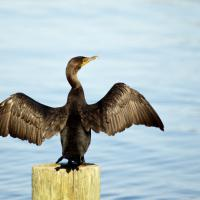
#> input picture PracticasTDI/P5/cormoran_rgb.jpg, 200 x 200 px
$ jupyter execute 5_Segmentation2.ipynb   (shell and % lines are left out)
#> lines starting #> are read from the running program, lines starting #| are printed output that depends on the picture; after the words box and inside, x2 and y2 are one past the last pixel; in counts of white or black regions, pixels touching at a corner belong together
### PracticasTDI/P5/colorspacefunctions.py
# -*- coding: utf-8 -*-
"""
Created on Sat May  1 10:27:05 2021

@author: anusk
"""
import numpy as np
import cv2
import matplotlib.pyplot as plt

def rgb2xyz(img):

    img = np.double(img)/255
    r,g,b = cv2.split(img)
    x = 0.4887180*r + 0.3106803*g + 0.2006017*b
    y = 0.1762044*r + 0.8129847*g + 0.0108109*b
    z = 0.0000000*r + 0.0102048*g + 0.9897952*b

    xyz =cv2.merge((x,y,z))

    return xyz, x, y, z

def rgb2lab76(rgb):

    xyz, x, y, z = rgb2xyz(rgb)

    l = np.zeros(x.shape, dtype = np.double)
    a = np.zeros(x.shape, dtype = np.double)
    b = np.zeros(x.shape, dtype = np.double)

    x0 = 0.4887180 + 0.3106803 + 0.2006017
    y0 = 0.1762044 + 0.8129847 + 0.0108109
    z0 = 0.0000000 + 0.0102048 + 0.9897952

    xn = x/x0
    yn = y/y0
    zn = z/z0

    id1 =  np.zeros(x.shape, dtype = np.bool_)
    id1[xn > (6/29)**3] = True
    id2 =  np.zeros(x.shape, dtype = np.bool_)
    id2[xn <= (6/29)**3] = True
    id3 =  np.zeros(x.shape, dtype = np.bool_)
    id3[np.logical_and(xn > (6/29)**3,yn > (6/29)**3)] = True
    id4 =  np.zeros(x.shape, dtype = np.bool_)
    id4[np.logical_and((xn > (6/29)**3), (yn <= (6/29)**3))] = True
    id5 =  np.zeros(x.shape, dtype = np.bool_)
    id5[np.logical_and((xn <= (6/29)**3), (yn > (6/29)**3))] = True
    id6 =  np.zeros(x.shape, dtype = np.bool_)
    id6[np.logical_and((xn <= (6/29)**3),(yn <= (6/29)**3))] = True
    id7 =  np.zeros(x.shape, dtype = np.bool_)
    id7[np.logical_and((yn > (6/29)**3), (zn > (6/29)**3))] = True
    id8 =  np.zeros(x.shape, dtype = np.bool_)
    id8[np.logical_and((yn > (6/29)**3), (zn <= (6/29)**3))] = True
    id9 =  np.zeros(x.shape, dtype = np.bool_)
    id9[np.logical_and((yn <= (6/29)**3), (zn > (6/29)**3))] = True
    id10 =  np.zeros(x.shape, dtype = np.bool_)
    id10[np.logical_and((yn <= (6/29)**3), (zn <= (6/29)**3))] = True

    t0a = (1/3)*((29/6)**2);
    t0b = 4/29;


    l[id1] = 116*(yn[id1]**(1/3))-16
    l[id2] = 116*(t0a*yn[id2]+t0b)-16

    a[id3] = 500*(xn[id3]**(1/3)-yn[id3]**(1/3))
    a[id4] = 500*(xn[id4]**(1/3)-(t0a*yn[id4]+t0b))
    a[id5] = 500*((t0a*xn[id5]+t0b)-yn[id5]**(1/3))
    a[id6] = 500*((t0a*xn[id6]+t0b)-(t0a*yn[id6]+t0b))


    b[id7] = 200*(yn[id7]**(1/3)-zn[id7]**(1/3))
    b[id8] = 200*(yn[id8]**(1/3)-(t0a*zn[id8]+t0b))
    b[id9] = 200*((t0a*yn[id9]+t0b)-zn[id9]**(1/3))
    b[id10] = 200*((t0a*yn[id10]+t0b)-(t0a*zn[id10]+t0b));

    lab =cv2.merge((l,a,b))
    return lab

# [5 lines that do not run on import are left out]

    #plt.figure('Segmented image')
    #plt.imshow(maximos, cmap='gray')

### PracticasTDI/P5/texturefilters.py
# -*- coding: utf-8 -*-
"""
Created on Mon May 18 10:59:52 2020

@author: anusk

This file contains the functions for two different texture filters.

stfilt: standar deviation filter
        input: uint8 gray scale image
        output : uint8 graysclae image

entropyfilt: entropy filter with padding of 9.
        input: uint8 gray scale image
        output : uint8 graysclae image
"""

import numpy as np
import copy
import cv2
from math import log, e

def rangefilt(img):

    EE = cv2.getStructuringElement(cv2.MORPH_RECT, (7,7))
    E = cv2.erode(img,EE,iterations = 1)
    D =cv2.dilate(img, EE)

    J = D-E
    return J


# [49 lines left out: functions entropy2, entropyfilt, not called in this run]


def stdfilt(img):

    img = img / 255.0

    h = np.ones((7,7))
    n = h.sum()
    n1 = n - 1
    c1 = cv2.filter2D(img**2, -1, h/n1, borderType=cv2.BORDER_REFLECT)
    c2 = cv2.filter2D(img, -1, h, borderType=cv2.BORDER_REFLECT)**2 / (n*n1)
    J = np.sqrt( np.maximum(c1-c2,0) )

    return J

### PracticasTDI/P5/5_Segmentation2.ipynb
# <center>Exercise 5</center>
## <center>Segmentation II</center>

In this exercise we will be using some methods of feature extraction to aid in the segmentation using unsupervised machine learning, specifically the algorithm [k-means](https://towardsdatascience.com/k-means-clustering-algorithm-applications-evaluation-methods-and-drawbacks-aa03e644b48a). We will be using the image 'cormoran.jpg'.

[cell 1]
import numpy as np
import cv2
import matplotlib.pyplot as plt
from mpl_toolkits.mplot3d import Axes3D
from sklearn.cluster import KMeans
from colorspacefunctions import rgb2lab76

import texturefilters as tf

1. Visual analysis of the image

Read and display the image 'cormoran.jpg'. What are the three distinct objects in the image? What characteristic best differentiates them?

[cell 2]
I = cv2.imread('cormoran_rgb.jpg')
#> I is the input picture: shape (200, 200, 3); mean B, G, R 191.1, 189.5, 175.2
I = cv2.cvtColor(I, cv2.COLOR_BGR2RGB)


plt.figure(1)
plt.imshow(I)
plt.axis('off')
plt.show()

Turn the image into gray scale and display its histogram. Could you use thresholding to separate the different objects in the image?

[cell 3]
Igray = cv2.imread('cormoran_rgb.jpg', 0)
#> Igray: shape (200, 200); min 0, max 253, mean 185.4

plt.figure(2)
plt.imshow(Igray, cmap = 'gray')
plt.axis('off')
plt.show()

plt.figure('Histogram')
plt.hist(Igray.ravel(),256,[0,256]);
plt.xlabel('Intensity')
plt.ylabel('Number of pixels')
plt.show()
#> figure, not shown here; tallest bar 1179 high, from x = 227 to 228

2. RGB characteristics and k-means

In this section we will try to use the different color components of the RGB image as characteristics for segmentation.

- First split the channels of the image

[cell 4]
I_R,I_G,I_B = cv2.split(I)

- Turn each channel into a vector of size (nrows*ncols, 1) using the function [np.reshape](https://numpy.org/doc/stable/reference/generated/numpy.reshape.html).

[cell 5]
nrows, ncols = I_B.shape
#> nrows = 200; ncols = 200

I_B_res = np.reshape(I_B, (nrows*ncols,1))
I_R_res = np.reshape(I_R, (nrows*ncols,1))
I_G_res = np.reshape(I_G, (nrows*ncols,1))
print(I_G_res.shape)
#| (40000, 1)

- Display in a 3d scatter plot all the data from the 3 vectors. Can you see any distinct group?

[Here](https://matplotlib.org/3.1.1/gallery/mplot3d/scatter3d.html) is the documentation on 3d scatter plot.

[cell 6]
fig = plt.figure('scatter plot')
ax = fig.add_subplot(111, projection='3d')

ax.scatter(I_R_res, I_G_res, I_B_res, c='r', marker='.')

ax.set_xlabel('R')
ax.set_ylabel('G')
ax.set_zlabel('B')

plt.show()

The space we displayed in the last segment is where we will apply k-means. Since we have three objects we will use k = 3, that means we will have 3 randomized centroids.

To implement this algorithm we will be using [Kmeans](https://scikit-learn.org/stable/modules/generated/sklearn.cluster.KMeans.html) from sklearn.cluster, it should be in the cell with the imported libraries. We will be using the method fit_predict which asigns a label to each pixel according to the cluster assigned to them.

First concatenate the three vectors of the different components, you should get a matrix of size (nrows* ncols, 3). We will be using two commands to make it easier, the code should look like this:

<code>kmeans = KMeans()
prediction = kmeans.fit_predict()
</code>

In KMeans leave every value as its default except the number of clusters. The input for fit_predict should be the matrix with the concatenated vectors.

Now we will display scatter plot from last section adding the centroids in their positions after applying the algorithm. To access the positions of the cluster centers use the method kmeans.cluster_centers, the output of this method is an array with the coordinates of each center.

<code>First_cluster = kmeans.cluster_centers_[:, 0]
</code>

In the scatter plot, paint the dots representing the centers a different color and make them bigger so they are easier to spot.

[cell 7]
I_res = np.concatenate((I_R_res,I_G_res, I_B_res),axis=1)
print(I_res.shape)
#| (40000, 3)


kmeans = KMeans(n_clusters=3)
pred_y = kmeans.fit_predict(I_res)
print(kmeans.cluster_centers_)

fig = plt.figure('scatter plot +kmeans')
ax2 = fig.add_subplot(111, projection='3d')

ax2.scatter(I_R_res, I_G_res, I_B_res, c='r', marker='.')

ax2.set_xlabel('R')
ax2.set_ylabel('G')
ax2.set_zlabel('B')

ax2.scatter(kmeans.cluster_centers_[:, 0], kmeans.cluster_centers_[:, 1], kmeans.cluster_centers_[:, 2], s=1000, c='blue')
plt.show()

To see the actual segmentation of the image we will use the method kmeans.labels_, this creates a vectors size (nrows* ncols, 1) with the number of the cluster assigned to each pixel in the image. To display it as an image in false color (as we did in the last exercise with the labeled image) we have to return this vector to the original shape of the image.

Now display this labeled image, no colormap necessary.

[Answer cell](#rgb)

[cell 8]
eti =kmeans.labels_
print(eti.shape)

pixel_labels = np.reshape(eti, (nrows, ncols))
print(pixel_labels)
#> (printed output is left out)

plt.figure('I labeled')
plt.imshow(pixel_labels)
plt.axis('off')
plt.show()

3. ab chromatic characteristics

In RGB the color information is distributed along the three components, in other color representations this is not the case, the chromatic and achromatic information are separate. For this section we will be using the [Lab](https://www.xrite.com/blog/lab-color-space) space where the L represents the achromatic information (lightnes) and ab the chromatic information. We will be applying kmean over the chromatic components.

First use the function rgb2lab76 that comes with the exercise. Now like we did previously with the RGB components split them and reshape the ab components into two vectors of shape (nrows* ncols, 1). Display this two vectors as a 2d scatterplot.

[cell 9]
Lab_Im = rgb2lab76(I)
#> in rgb2lab76, `l[id2] = 116*(t0a*yn[id2]+t0b)-16`: l: shape (200, 200) float64; min -6.74, max 99.91, mean 86.1
#> in rgb2lab76, `a[id4] = 500*(xn[id4]**(1/3)-(t0a*yn[id4]+t0b))`:
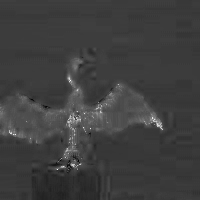
#> a: shape (200, 200) float64; min -19.78, max 49.39, mean -2.6; drawn with min black and max white
#> in rgb2lab76, `a[id5] = 500*((t0a*xn[id5]+t0b)-yn[id5]**(1/3))`: a: shape (200, 200) float64; 0.02% of pixels changed, all inside (x1, y1, x2, y2) = (47, 107, 80, 169)
#> in rgb2lab76, `a[id6] = 500*((t0a*xn[id6]+t0b)-(t0a*yn[id6]+t0b))`: a: shape (200, 200) float64; min -30.2, max 49.39, mean -2.6
#> in rgb2lab76, `b[id8] = 200*(yn[id8]**(1/3)-(t0a*zn[id8]+t0b))`:
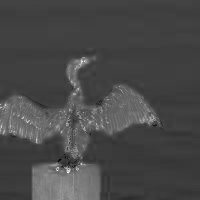
#> b: shape (200, 200) float64; min -36.53, max 93.98, mean 0.9; drawn with min black and max white
#> in rgb2lab76, `b[id9] = 200*((t0a*yn[id9]+t0b)-zn[id9]**(1/3))`: b: shape (200, 200) float64; 0.12% of pixels changed, all inside (x1, y1, x2, y2) = (61, 102, 163, 168)
#> in rgb2lab76, `b[id10] = 200*((t0a*yn[id10]+t0b)-(t0a*zn[id10]+t0b));`: b: shape (200, 200) float64; min -43.58, max 93.98, mean 0.9
#> in rgb2lab76, `lab =cv2.merge((l,a,b))`:
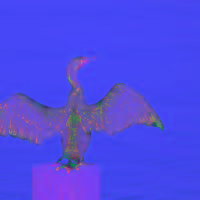
#> lab: shape (200, 200, 3) float64; mean of channels 0, 1, 2 86.1, -2.6, 0.9; drawn with min black and max white
L_l,L_a,L_b = cv2.split(Lab_Im)

L_a_res = np.reshape(L_a, (nrows*ncols,1))
L_b_res = np.reshape(L_b, (nrows*ncols,1))

plt.figure('ab scatter')
plt.scatter(L_a_res, L_b_res, c='blue', s= 1, marker='.')
plt.xlabel('a')
plt.ylabel('b')
plt.show()

Apply kmeans over this new space, display the scatterplot with the new clusters and the segmented image. Can you appreciate any difference between the segmentation in this segement and the segmentation in segment 2? Does any of the components (ab) have more weight in the position of the centroids?

[cell 10]
ab_res =np.concatenate((L_a_res, L_b_res), axis=1)
#> ab_res = 40000 pairs, first value -30.2 to 49.39, second value -43.58 to 93.98


kmeans2 = KMeans(n_clusters=3, init='k-means++', max_iter=300, n_init=10, random_state=0)
pred_y = kmeans2.fit_predict(ab_res)
print(kmeans2.cluster_centers_)


plt.figure('ab scatter +kmeans')
plt.scatter(L_a_res, L_b_res, c='blue', s= 1, marker='.')
plt.xlabel('a')
plt.ylabel('b')
plt.scatter(kmeans2.cluster_centers_[:, 0], kmeans2.cluster_centers_[:, 1], s=300, c='red')
plt.show()

[cell 11]
eti_ab =kmeans2.labels_
print(eti_ab.shape)

pixel_labels_ab = np.reshape(eti_ab, (nrows, ncols))
print(pixel_labels_ab)
#> (printed output is left out)

plt.figure('ab labeled')
plt.imshow(pixel_labels_ab)
plt.axis('off')
plt.show()
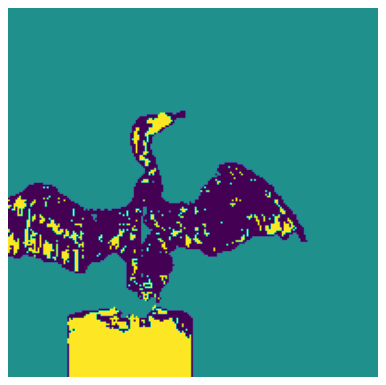
#> figure drawn by matplotlib, 1 panel

To stop one component from weighting more when calculating the distances beacuse of its wider range we are going to normalize the components. This new matrix will be called ab_norm. Look at the given code and try to understand the process of normalization:

<code>ab_res =np.concatenate((L_a_res, L_b_res), axis=1)

[x, ndim]= ab_res.shape
ab_norm = ab_res
ab_norm = ab_norm.astype(np.float64)
for ind in range (0, ndim):
    datos = ab_res[:,ind]
    datos_norm = (datos- np.mean(datos))/np.std(datos)
    ab_norm[:,ind] = datos_norm

L_a_norm = ab_norm[:, 0]
L_b_norm = ab_norm[:, 1]
</code>

Once you understand the process copy it changing the variable names for your own.
Display the new characteristic vectors in an scatter plot.

[cell 12]
ab_res =np.concatenate((L_a_res, L_b_res), axis=1)

[x, ndim]= ab_res.shape
#> x = 40000; ndim = 2
ab_norm = ab_res
#> ab_norm has the same summary as ab_res
ab_norm = ab_norm.astype(np.float64)
for ind in range (0, ndim):
    datos = ab_res[:,ind]
    datos_norm = (datos- np.mean(datos))/np.std(datos)
    ab_norm[:,ind] = datos_norm
#> after the loop, ab_norm = 40000 pairs, first value -6.7 to 12.65, second value -3.95 to 8.27

L_a_norm = ab_norm[:, 0]
L_b_norm = ab_norm[:, 1]

plt.figure('ab scatter norm')
plt.scatter(L_a_norm, L_b_norm, c='blue', s= 1, marker='.')
plt.xlabel('a')
plt.ylabel('b')
plt.show()

Apply kmeans over this new space y display the labelled image. Can you see any difference between this and the last time we applied kmeans?

[Answer cell](#lab)

[cell 13]
kmeansnorm = KMeans(n_clusters=3, init='k-means++', max_iter=300, n_init=10, random_state=0)
pred_norm = kmeansnorm.fit_predict(ab_norm)
print(kmeansnorm.cluster_centers_)


plt.figure('ab_norm scatter +kmeans')
plt.scatter(L_a_norm, L_b_norm, c='blue', s= 1, marker='.')
plt.xlabel('a')
plt.ylabel('b')
plt.scatter(kmeansnorm.cluster_centers_[:, 0], kmeansnorm.cluster_centers_[:, 1], s=300, c='red')
plt.show()

[cell 14]
eti_ab_norm =kmeansnorm.labels_
print(eti_ab_norm.shape)

pixel_labels_ab_norm = np.reshape(eti_ab_norm, (nrows, ncols))
print(pixel_labels_ab_norm)
#> (printed output is left out)

plt.figure('ab_norm labeled')
plt.imshow(pixel_labels_ab_norm)
plt.axis('off')
plt.show()

**IV. Texture characteristics**

Another set of characteristics that can be used for segmentation are those extracted from the [texture of the image](https://courses.cs.washington.edu/courses/cse455/09wi/Lects/lect12.pdf), in this exercise we will be using 3 different filters to extract these characteristics.

Texture characterictics are based on standard statistical measures, such as range, standard deviation, and entropy.

The range and standard deviation filters can be found in the file texturefilters that comes with the excercise. We will be using the [entropy filter](https://scikit-image.org/docs/dev/api/skimage.filters.rank.html#skimage.filters.rank.entropy) from scikit-image.

Filter the gray scale version of the cormoran image with each of the 3 texture filters (stdfilt, entropyfilt and rangefilt) and display the results.

[cell 15]
J = tf.stdfilt(Igray)
#> in stdfilt, `c2 = cv2.filter2D(img, -1, h, borderType=cv2.BORDER_REFLECT)**2 / (n*n1)`:
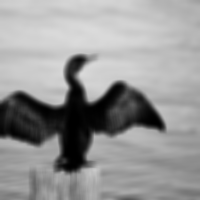
#> c2: shape (200, 200) float64; min 0.000163, max 0.86, mean 0.59
R = tf.rangefilt(Igray)
#> in rangefilt, `D =cv2.dilate(img, EE)`:
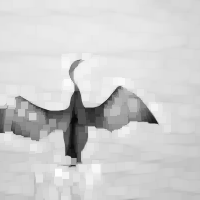
#> D: shape (200, 200); min 7, max 253, mean 207.2
#> in rangefilt, `J = D-E`:
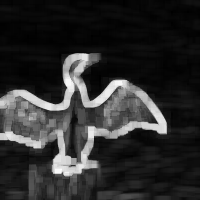
#> J: shape (200, 200); min 0, max 253, mean 44.9

from skimage.filters.rank import entropy

E = entropy(Igray, np.ones([7,7]))
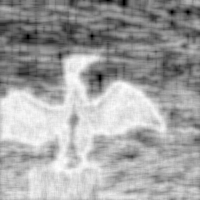
#> E: shape (200, 200) float64; min 0, max 5.57, mean 3.56; drawn with min black and max white

[cell 16]
plt.figure('Texture filters')
plt.subplot(2,2,1)
plt.title('Gray')
plt.imshow(Igray, cmap = 'gray')
plt.axis('off')

plt.subplot(2,2,2)
plt.title('Standar dev')
plt.imshow(J, cmap = 'gray', vmin = np.amin(J), vmax =np.amax(J))
plt.axis('off')

plt.subplot(2,2,3)
plt.title('Entropy')
plt.imshow(E, cmap = 'gray', vmin = np.amin(E), vmax =np.amax(E))
plt.axis('off')

plt.subplot(2,2,4)
plt.title('Range')
plt.imshow(R, cmap = 'gray', vmin = np.amin(R), vmax =np.amax(R))
plt.axis('off')

plt.show()

Look at the resulting images. Choose two characteristics for the segmentation and do the segmentation keeping in mind the different space of the characteristics.

[Answer cell](#se)

[cell 17]
J_res = np.reshape(J, (nrows*ncols,1))
E_res = np.reshape(E, (nrows*ncols,1))

JE_res =np.concatenate((J_res, E_res), axis=1)
#> JE_res = 40000 pairs, first value 0 to 0.398, second value 0 to 5.57

[x, ndim]= JE_res.shape
JE_norm = JE_res
#> JE_norm has the same summary as JE_res
JE_norm = JE_norm.astype(np.float64)
for ind in range (0, ndim):
    datos = JE_res[:,ind]
    datos_norm = (datos- np.mean(datos))/np.std(datos)
    JE_norm[:,ind] = datos_norm
#> after the loop, JE_norm = 40000 pairs, first value -0.668 to 4.84, second value -3.19 to 1.8

J_norm = JE_norm[:, 0]
E_norm = JE_norm[:, 1]

plt.figure('JE scatter norm')
plt.scatter(J_norm, E_norm, c='blue', s= 1, marker='.')
plt.xlabel('J')
plt.ylabel('E')
plt.show()
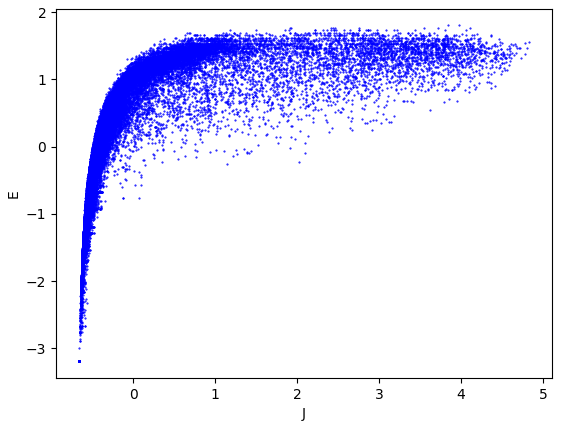
#> figure drawn by matplotlib, 1 panel

[cell 18]
J_res = np.reshape(J_norm, (nrows*ncols,1))
E_res = np.reshape(E_norm, (nrows*ncols,1))

[cell 19]
textures_res =np.concatenate((J_res, E_res), axis=1)
#> textures_res has the same summary as JE_norm


kmeans3 = KMeans(n_clusters=3, init='k-means++', max_iter=300, n_init=10, random_state=0)
pred_y = kmeans3.fit_predict(textures_res)
print(kmeans3.cluster_centers_)


plt.figure('textures scatter + kmeans')
plt.scatter(J_res, E_res, c='blue', s= 1, marker='.')
plt.xlabel('standar dev')
plt.ylabel('entropy')
plt.scatter(kmeans3.cluster_centers_[:, 0], kmeans3.cluster_centers_[:, 1], s=300, c='red')
plt.show()

[cell 20]
eti_textures =kmeans3.labels_
print(eti_textures.shape)

pixel_labels_textures = np.reshape(eti_textures, (nrows, ncols))
print(pixel_labels_textures)
#> (printed output is left out)

plt.figure('textures labeled')
plt.imshow(pixel_labels_textures)
plt.axis('off')
plt.show()

Looking at the results, would you choose these characteristics over the previous ones?

**V. Mixing characteristics of different nature**

To improve the results of the segmentation choose 3 characteristics of different nature (color and texture).

Do the segmentation of the image using kmeans with the three chosen characteristics normalized.

[Answer cell](#final)

[cell 21]
E_norm = np.reshape(E_norm, (nrows*ncols,1))
L_a_norm = np.reshape(L_a_norm, (nrows*ncols,1))
L_b_norm = np.reshape(L_b_norm, (nrows*ncols,1))
ABE_res = np.concatenate((L_a_norm, L_b_norm, E_norm),axis=1)

fig = plt.figure('scatter plot ABE')
ax3 = fig.add_subplot(111, projection='3d')

ax3.scatter(L_a_norm, L_b_norm, E_res, c='r', marker='.')

ax3.set_xlabel('A')
ax3.set_ylabel('B')
ax3.set_zlabel('E')

plt.show()
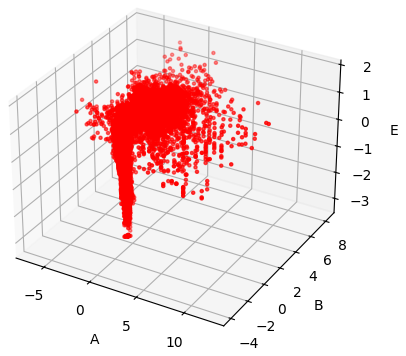
#> figure drawn by matplotlib, 1 panel

[cell 22]
kmeansabe = KMeans(n_clusters=3)
pred_y = kmeansabe.fit_predict(ABE_res)
print(kmeansabe.cluster_centers_)

figabe = plt.figure('abe')
axabe = figabe.add_subplot(111, projection='3d')

axabe.scatter(L_a_norm, L_b_norm, E_res, c='r', marker='.')

axabe.set_xlabel('A')
axabe.set_ylabel('B')
axabe.set_zlabel('E')

axabe.scatter(kmeansabe.cluster_centers_[:, 0], kmeansabe.cluster_centers_[:, 1], kmeansabe.cluster_centers_[:, 2], s=1000, c='blue')
plt.show()

[cell 23]
etiabe =kmeansabe.labels_
print(etiabe.shape)

pixel_labelsabe = np.reshape(etiabe, (nrows, ncols))
print(pixel_labelsabe)
#> (printed output is left out)

plt.figure('Mixed')
plt.imshow(pixel_labelsabe)
plt.axis('off')
plt.show()

Looking at the results, which kind of characteristic weighs more on the segmentation of this image?

You can see some over segmentation in some small regions. To solve this problem one alternative is to go to each small region and fuse them with bigger neighboring regions. The solution we will try on this exercise is to process the color components. Apply a softening filter with a kernel of size 7 over the color components and repeat the segmentation with kmeans.

[cell 24]
kernel = np.ones((7,7),np.float32)/(7*7)
L_a_filter = cv2.filter2D(L_a, -1, kernel, borderType= cv2.BORDER_REFLECT)
L_b_filter = cv2.filter2D(L_b, -1, kernel, borderType= cv2.BORDER_REFLECT)

L_af_res = np.reshape(L_a_filter, (nrows*ncols,1))
L_bf_res = np.reshape(L_b_filter, (nrows*ncols,1))

abf_res =np.concatenate((L_af_res, L_bf_res), axis=1)
#> abf_res = 40000 pairs, first value -9.93 to 20.81, second value -19.05 to 38.8

[x, ndim]= abf_res.shape
abf_norm = abf_res
#> abf_norm has the same summary as abf_res
abf_norm = abf_norm.astype(np.float64)
for ind in range (0, ndim):
    datos = abf_res[:,ind]
    datos_norm = (datos- np.mean(datos))/np.std(datos)
    abf_norm[:,ind] = datos_norm
#> after the loop, abf_norm = 40000 pairs, first value -2.11 to 6.77, second value -1.92 to 3.66

L_af_norm = abf_norm[:, 0]
L_bf_norm = abf_norm[:, 1]

plt.figure('abf scatter norm')
plt.scatter(L_af_norm, L_bf_norm, c='blue', s= 1, marker='.')
plt.xlabel('a')
plt.ylabel('b')
plt.show()

[cell 25]
L_af_norm = np.reshape(L_af_norm, (nrows*ncols,1))
L_bf_norm = np.reshape(L_bf_norm, (nrows*ncols,1))
E_norm = np.reshape(E_norm, (nrows*ncols,1))

[cell 26]
ABEf_res = np.concatenate((L_af_norm, L_bf_norm, E_norm),axis=1)

fig = plt.figure('scatter plot ABE with filter')
ax4 = fig.add_subplot(111, projection='3d')

ax4.scatter(L_af_norm, L_bf_norm, E_res, c='r', marker='.')

ax4.set_xlabel('A')
ax4.set_ylabel('B')
ax4.set_zlabel('E')

plt.show()

[cell 27]
kmeansabef = KMeans(n_clusters=3)
pred_y = kmeansabef.fit_predict(ABEf_res)
print(kmeansabef.cluster_centers_)

figabef = plt.figure('abe filter')
axabef = figabef.add_subplot(111, projection='3d')

axabef.scatter(L_af_norm, L_bf_norm, E_res, c='r', marker='.')

axabef.set_xlabel('A')
axabef.set_ylabel('B')
axabef.set_zlabel('E')

axabef.scatter(kmeansabef.cluster_centers_[:, 0], kmeansabef.cluster_centers_[:, 1], kmeansabef.cluster_centers_[:, 2], s=1000, c='blue')
plt.show()

[cell 28]
etiabef =kmeansabef.labels_
print(etiabef.shape)

pixel_labelsabef = np.reshape(etiabef, (nrows, ncols))
print(pixel_labelsabef)
#> (printed output is left out)
